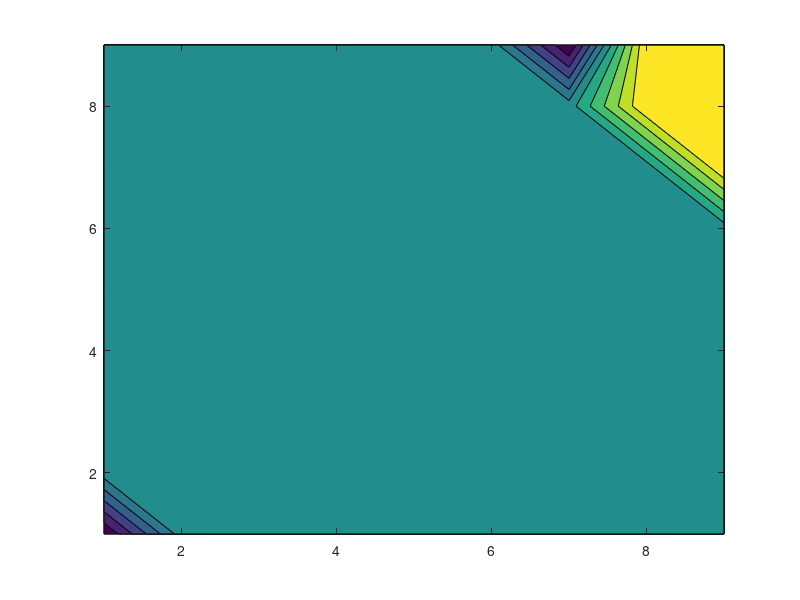

Source code (MATLAB):
load u_vals.txt -ascii

N=81;
n=sqrt(N);
Psq = 9;
P = 3;

u = u_vals;
% u = [0 1 2 9 10 11 18 19 20 3 4 5 12 13 14 ...
%     21 22 23 6 7 8 15 16 17 24 25 26 27 28 ...
%     29 36 37 38 45 46 47 30 31 32 39 40 41 ...
%     48 49 50 33 34 35 42 43 44 51 52 53 54 ...
%     55 56 63 64 65 72 73 74 57 58 59 66 67 ...
%     68 75 76 77 60 61 62 69 70 71 78 79 80]';
U = zeros(n*n,1);

U(1:P)       = u(1:P);
U(P+1:2*P)   = u(Psq+1:Psq+P);
U(2*P+1:3*P) = u(2*Psq+1:2*Psq+P);

U(3*P+1:4*P) = u(P+1:2*P);
U(4*P+1:5*P) = u(Psq+P+1:Psq+2*P);
U(5*P+1:6*P) = u(2*Psq+P+1:2*Psq+2*P);

U(6*P+1:7*P) = u(2*P+1:3*P);
U(7*P+1:8*P) = u(Psq+2*P+1:Psq+3*P);
U(8*P+1:9*P) = u(2*Psq+2*P+1:2*Psq+3*P);

U(9*P+1:10*P)  = u(28:30);
U(10*P+1:11*P) = u(37:39);
U(11*P+1:12*P) = u(46:48);

U(12*P+1:13*P) = u(31:33);
U(13*P+1:14*P) = u(40:42);
U(14*P+1:15*P) = u(49:51);

U(15*P+1:16*P) = u(34:36);
U(16*P+1:17*P) = u(43:45);
U(17*P+1:18*P) = u(52:54);

U(18*P+1:19*P) = u(55:57);
U(19*P+1:20*P) = u(64:66);
U(20*P+1:21*P) = u(73:75);

U(21*P+1:22*P) = u(58:60);
U(22*P+1:23*P) = u(67:69);
U(23*P+1:24*P) = u(76:78);

U(24*P+1:25*P) = u(61:63);
U(25*P+1:26*P) = u(70:72);
U(26*P+1:27*P) = u(79:81);

contourf(reshape(U,n,n))